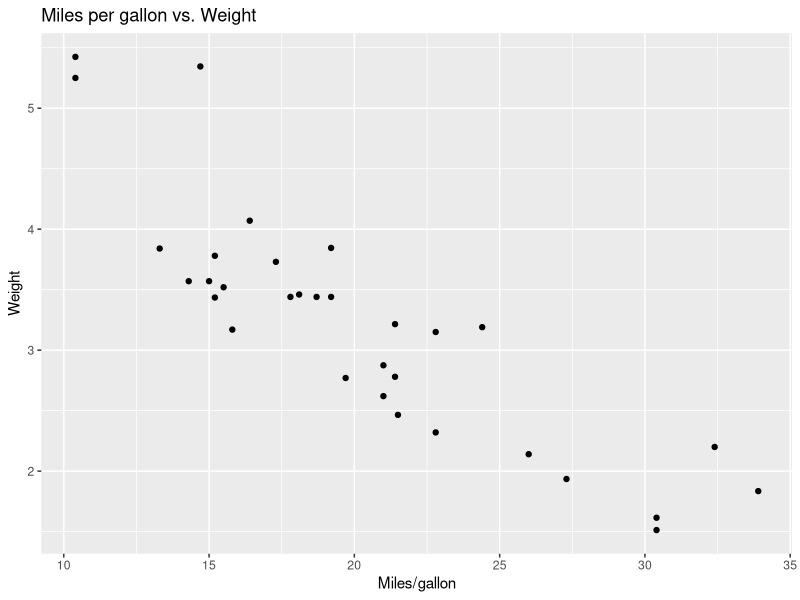
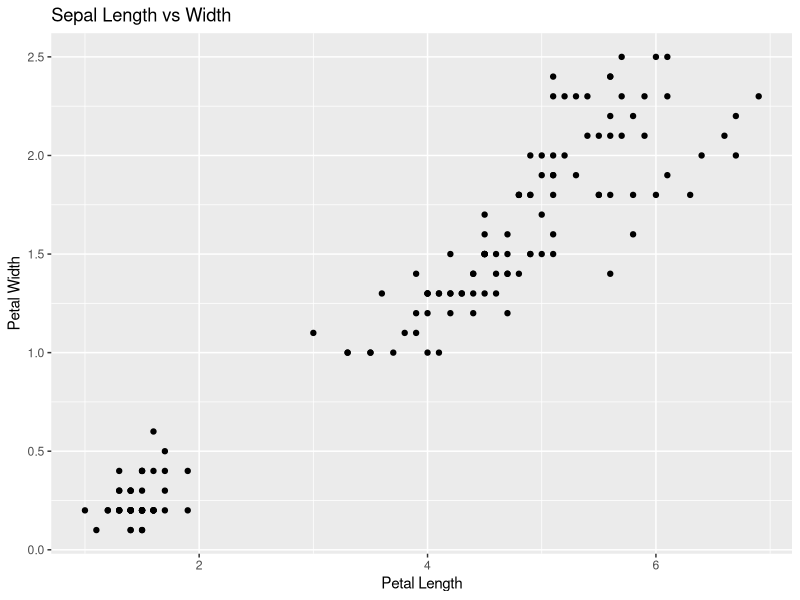
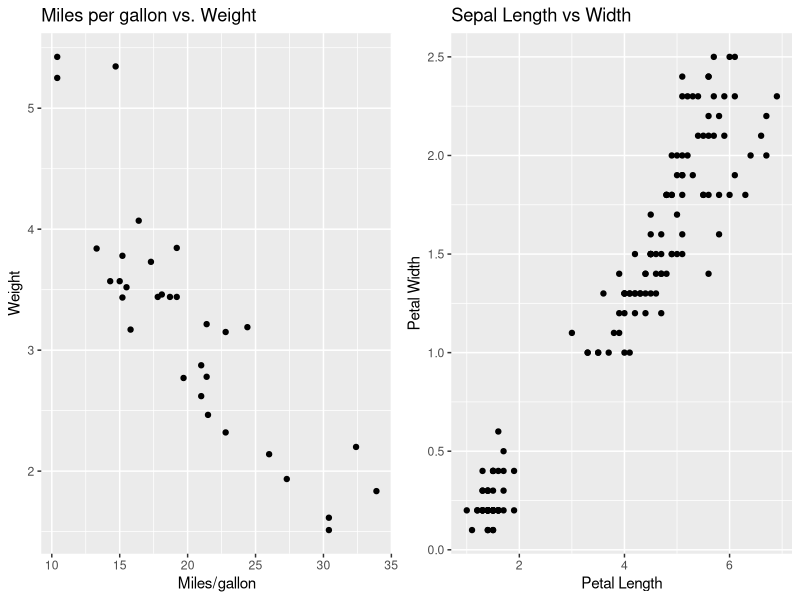
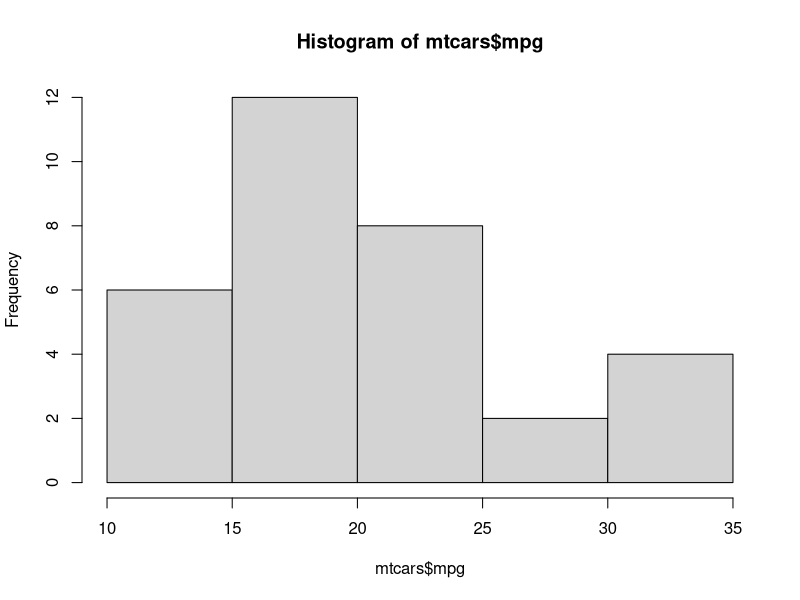
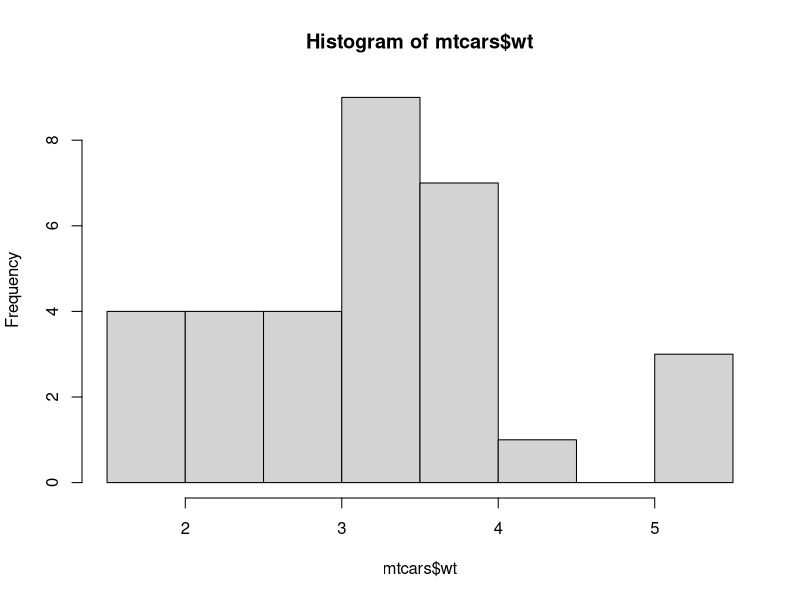

Recreate these plots in R, in order.
data(mtcars)
str(mtcars)
head(mtcars)

library(ggplot2)

p1 = qplot(mpg, wt, data = mtcars,
           xlab = "Miles/gallon", ylab = "Weight",
           main = "Miles per gallon vs. Weight")
p1

p2 = qplot(Petal.Length, Petal.Width, data = iris,
           xlab = "Petal Length",
           ylab = "Petal Width",
           main = "Sepal Length vs Width")
p2

library(gridExtra)
grid.arrange(p1, p2, ncol = 2)

hist(mtcars$mpg)
hist(mtcars$wt)

# Shapiro-Wilk normality test for mpg
shapiro.test(mtcars$mpg)
shapiro.test(mtcars$wt)

# Pearson's correlation
cor(mtcars$mpg, mtcars$wt, method = "pearson")
# In case of NAs being present spcify complete.obs
cor(mtcars$mpg, mtcars$wt, method = "pearson", use = "complete.obs")

# Is my correlation statistically significant?
# Ho: There is no association between the two variables
cor.test(mtcars$mpg, mtcars$wt)






